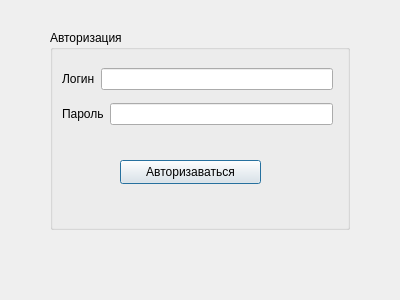
<?xml version="1.0" encoding="UTF-8"?>
<ui version="4.0">
 <class>authorization</class>
 <widget class="QDialog" name="authorization">
  <property name="geometry">
   <rect>
    <x>0</x>
    <y>0</y>
    <width>400</width>
    <height>300</height>
   </rect>
  </property>
  <property name="windowTitle">
   <string>Dialog</string>
  </property>
  <widget class="QGroupBox" name="groupBox">
   <property name="geometry">
    <rect>
     <x>50</x>
     <y>30</y>
     <width>300</width>
     <height>200</height>
    </rect>
   </property>
   <property name="title">
    <string>Авторизация</string>
   </property>
   <widget class="QPushButton" name="pushButton">
    <property name="geometry">
     <rect>
      <x>70</x>
      <y>130</y>
      <width>141</width>
      <height>24</height>
     </rect>
    </property>
    <property name="text">
     <string>Авторизаваться</string>
    </property>
   </widget>
   <widget class="QWidget" name="">
    <property name="geometry">
     <rect>
      <x>12</x>
      <y>31</y>
      <width>271</width>
      <height>71</height>
     </rect>
    </property>
    <layout class="QVBoxLayout" name="verticalLayout">
     <item>
      <layout class="QHBoxLayout" name="horizontalLayout">
       <item>
        <widget class="QLabel" name="label">
         <property name="text">
          <string>Логин</string>
         </property>
        </widget>
       </item>
       <item>
        <widget class="QLineEdit" name="login"/>
       </item>
      </layout>
     </item>
     <item>
      <layout class="QHBoxLayout" name="horizontalLayout_2">
       <item>
        <widget class="QLabel" name="label_2">
         <property name="text">
          <string>Пароль</string>
         </property>
        </widget>
       </item>
       <item>
        <widget class="QLineEdit" name="password">
         <property name="echoMode">
          <enum>QLineEdit::Password</enum>
         </property>
        </widget>
       </item>
      </layout>
     </item>
    </layout>
   </widget>
  </widget>
 </widget>
 <resources/>
 <connections/>
</ui>
